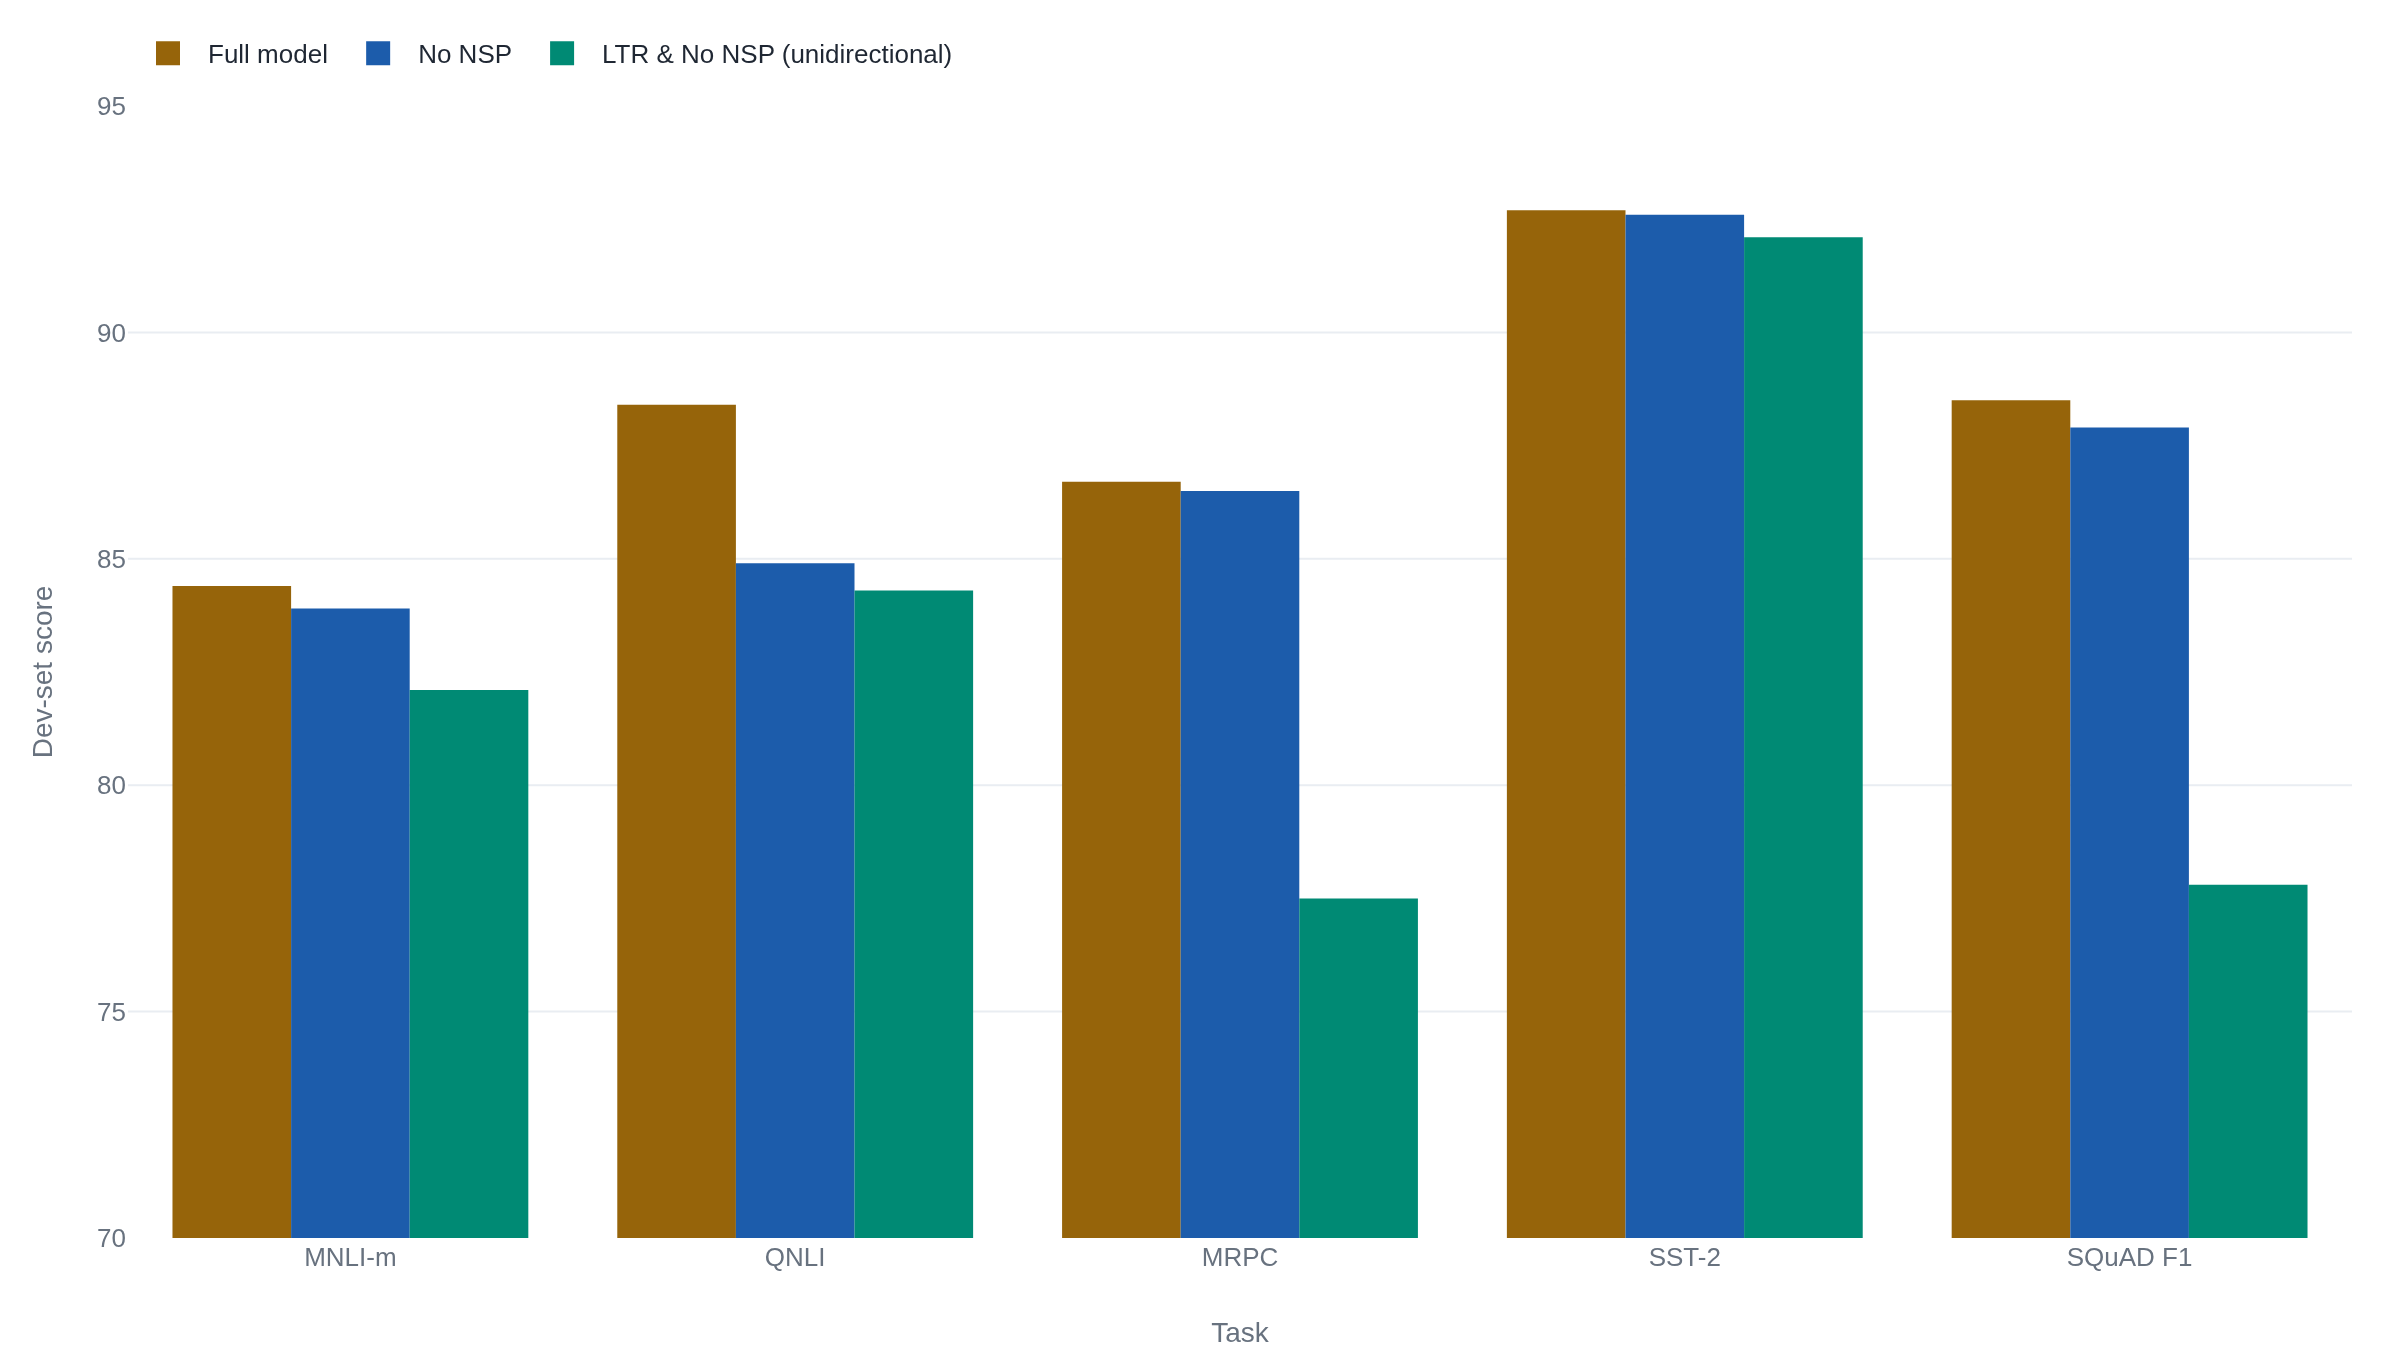

This chart was generated by the following Python code:
import plotly.graph_objects as go

# BERT-base ablation, dev-set scores, across three training configurations.
# "No NSP": next-sentence prediction removed, bidirectional reading kept.
# "LTR & No NSP": next-sentence prediction removed AND reading restricted to
# left-to-right only (no bidirectionality).
# Source: Devlin et al. 2018 (arXiv:1810.04805), Table 5, Section 5.1.
tasks = ["MNLI-m", "QNLI", "MRPC", "SST-2", "SQuAD F1"]
full_model = [84.4, 88.4, 86.7, 92.7, 88.5]
no_nsp = [83.9, 84.9, 86.5, 92.6, 87.9]
ltr_no_nsp = [82.1, 84.3, 77.5, 92.1, 77.8]

fig = go.Figure()
fig.add_trace(go.Bar(name="Full model", x=tasks, y=full_model))
fig.add_trace(go.Bar(name="No NSP", x=tasks, y=no_nsp))
fig.add_trace(go.Bar(name="LTR & No NSP (unidirectional)", x=tasks, y=ltr_no_nsp))
fig.update_layout(
    barmode="group",
    yaxis_title="Dev-set score",
    xaxis_title="Task",
)
fig.update_yaxes(range=[70, 95])
